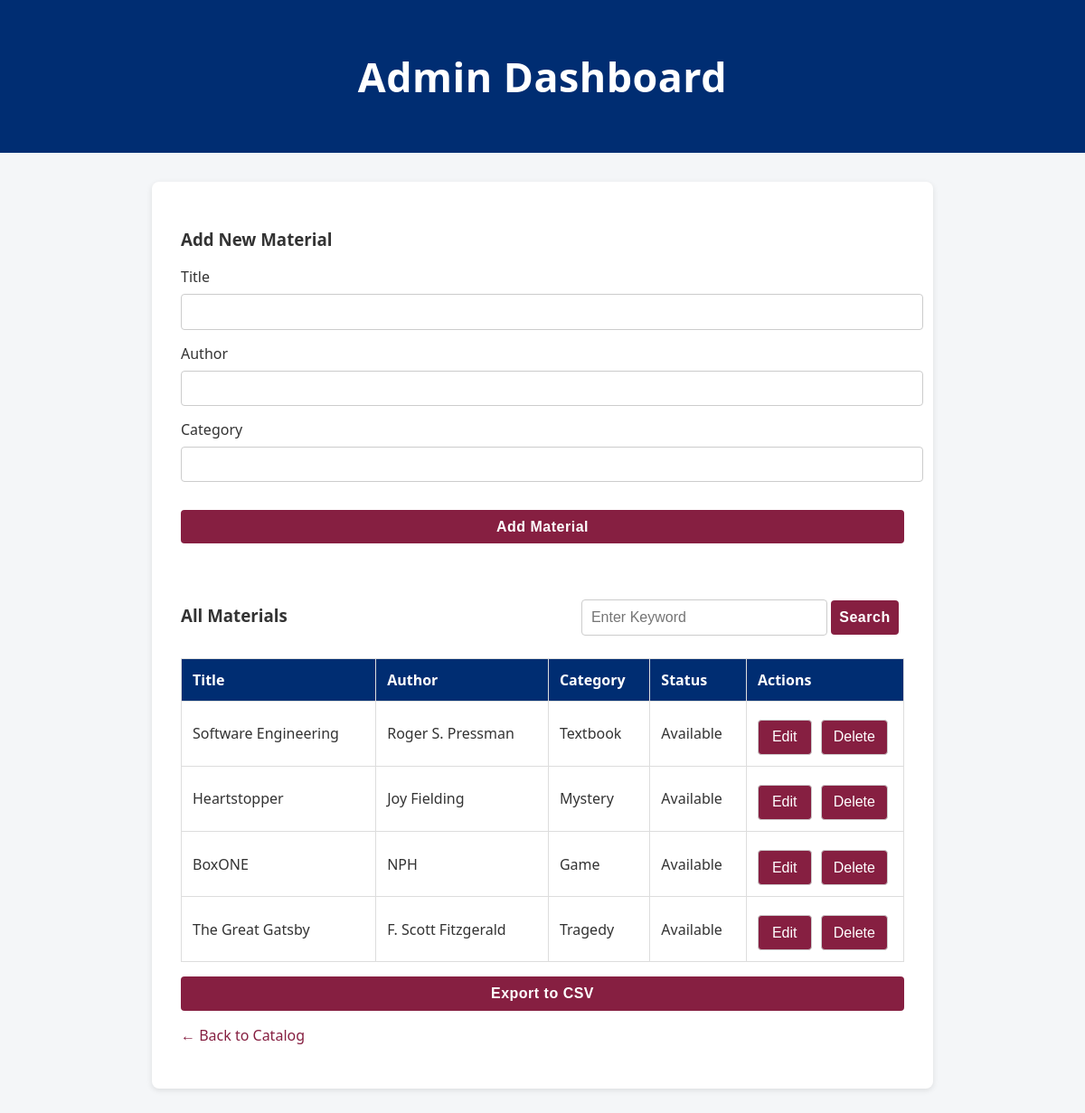
Screenshot of /admin.php (signed in) with the database file from the repository.
### tables this page shows
CREATE TABLE `materials` (
  `id` int(11) NOT NULL,
  `title` varchar(255) NOT NULL,
  `author` varchar(255) DEFAULT NULL,
  `category` varchar(100) DEFAULT NULL,
  `available` tinyint(8) DEFAULT '1'
);

### public/api/helpers.php (called while the page is built, shortened)
<?php
function callAPI($endpoint, $method = 'GET', $data = null) {
    global $conn;
    $parts = parse_url($endpoint);
    $apiFile = isset($parts['path']) ? basename($parts['path'], '.php') : basename($endpoint, '.php');
    $queryParams = [];
    switch ($apiFile) {
        case 'materials':
            if ($method === 'GET') {
                if (isset($queryParams['id']) || (isset($data['id']))) {
                    $id = isset($queryParams['id']) ? $queryParams['id'] : $data['id'];
                    $result = db_get_material($id, $conn);
                } else {
                    $availableOnly = isset($data['available']) && $data['available'] == '1';
                    $result = db_get_materials($conn, $data['search'], $availableOnly);
                }
                return $result;
            } else if ($method === 'POST') {
                if (!isset($data['title']) || !isset($data['author']) || !isset($data['category'])) {
                    return ['success' => false, 'data' => null, 'message' => 'Title, author, and category required'];
                }
                return db_add_material($data['title'], $data['author'], $data['category'], $conn);
            } else if ($method === 'DELETE') {
                if (!isset($data['id'])) {
                    return ['success' => false, 'data' => null, 'message' => 'Id required'];
                }
                return db_delete_material($data['id'], $conn);
            } else if ($method === 'PUT') {
                if (!isset($data['id'])) {
                    return ['success' => false, 'data' => null, 'message' => 'Id required'];
                }
                return db_update_material($data['id'], $data['title'], $data['author'], $data['category'], $data['available'], $conn);
            }
            break;
    }
    return [
        'success' => false,
        'data' => null,
        'message' => 'API endpoint not implemented: ' . $apiFile . ' with method ' . $method
    ];
}
?>

### public/lib/database_functions.php (called while the page is built, shortened)
<?php
function db_get_materials($conn, $search = "", $availableOnly = false) {
    $sql = "SELECT * FROM materials WHERE CONCAT(title,author,category) LIKE '%$search%' and available <> 2" . ($availableOnly ? " and available=1" : "");
    $result = mysqli_query($conn, $sql);
    $materials = [];
    while ($row = mysqli_fetch_assoc($result)) {
        $materials[] = $row;
    }
    return [
        'success' => true,
        'data' => $materials,
        'message' => 'Materials retrieved successfully'
    ];
}
?>

### public/admin.php (the view, shortened to what this page needs)
<?php
include 'config.php';
include 'api/helpers.php';
include 'lib/database_functions.php';
?>
<!doctype html>
<html>
<head>
  <link rel="stylesheet" href="css/style.css">
</head>
<body>
<header><h1>Admin Dashboard</h1></header>
<div class="container">
  <form method="post" id="addMaterialForm">
    <h3>Add New Material</h3>
    <label>Title</label>
    <input type="text" name="title" required>
    <label>Author</label>
    <input type="text" name="author" required>
    <label>Category</label>
    <input type="text" name="category" required>
    <button type="submit" name="add_material">Add Material</button>
  </form>
  <div class="table-header">
    <div style="width:250px;"><h3>All Materials</h3></div>
    <form action="" method="GET" class="searchbar">
      <input type="text" name="search" value="<?php if(isset($_GET['search'])) {echo $_GET['search'];} ?>" placeholder="Enter Keyword"/>
      <button type='submit'>Search</button>
    </form>
  </div>
  <table class="table">
    <tr>
      <th>Title</th>
      <th>Author</th>
      <th>Category</th>
      <th>Status</th>
      <th>Actions</th>
    </tr>
    <?php
    $response = callAPI('materials.php', 'GET', [
      'search' => (isset($_GET['search']) ? $_GET['search'] : '')
    ]);
    if ($response['success'] && !empty($response['data'])) {
      foreach ($response['data'] as $material) {
        echo "<tr>";
        echo "<td>" . htmlspecialchars($material['title']) . "</td>";
        echo "<td>" . htmlspecialchars($material['author']) . "</td>";
        echo "<td>" . htmlspecialchars($material['category']) . "</td>";
        echo "<td>" . ($material['available'] == 1 ? 'Available' : 'Unavailable') . "</td>";
        echo "<td>" .
          '<form method="post" action="" style="padding-right:-100px;">' .
            '<input type="submit" name="action" value="Edit" id="materialEditBtn"/>' .
            '<input type="submit" name="action" value="Delete" id="materialDeleteBtn"/>' .
            '<input type="hidden" name="id" value=' . htmlspecialchars($material['id']) . "/>" .
          "</form>" .
        "</td>";
        echo "</tr>";
      }
    } else {
      echo "<tr><td colspan='4'>No materials found</td></tr>";
    }
    ?>
  </table>
  <form method="get" action="export.php">
    <button type="submit">Export to CSV</button>
  </form>
  <p><a href="catalog.php">← Back to Catalog</a></p>
</div>
</body>
</html>

### public/css/style.css (style rules this page uses)
:root { --primary-blue: #002D72; --primary-maroon: #861F41; --light-gray: #f4f6f8; --text-dark: #333; --text-light: #fff; }
body { font-family: 'Segoe UI', Arial, sans-serif; background: var(--light-gray); margin: 0; color: var(--text-dark); }
header { background: var(--primary-blue); color: var(--text-light); text-align: center; padding: 1.5rem; font-size: 1.4rem; font-weight: bold; letter-spacing: 0.5px; }
.container { max-width: 800px; margin: 2rem auto; background: #fff; padding: 2rem; border-radius: 8px; box-shadow: 0 2px 6px rgba(0,0,0,0.1); }
input, button { width: 100%; padding: 0.6rem; margin-top: 0.5rem; border: 1px solid #ccc; border-radius: 4px; font-size: 1rem; }
input[type="text"], input[type="password"] { margin-bottom: 15px; }
button { background: var(--primary-maroon); color: var(--text-light); border: none; cursor: pointer; margin-top: 1rem; font-weight: bold; letter-spacing: 0.5px; transition: background 0.2s ease-in-out; }
#materialEditBtn, #materialDeleteBtn { background: var(--primary-maroon); color: var(--text-light); }
#materialEditBtn { width: 40%; margin-right: 10px; }
#materialDeleteBtn { width: 50%; }
#addMaterialForm { margin-bottom: 3rem; }
.table-header div { display: inline-block; }
.table-header form { display: inline-block; padding: 0; margin-top: -10px; margin-bottom: -60px; }
.searchbar input { display:inline-block; width: 250px; }
.searchbar button { display: inline-block; width: auto; }
.table { width: 100%; border-collapse: collapse; margin-top: 1rem; }
.table th, .table td { border: 1px solid #ddd; padding: 0.75rem; }
.table th { background: var(--primary-blue); color: var(--text-light); text-align: left; }
a { color: var(--primary-maroon); text-decoration: none; font-weight: 500; }
p { margin-top: 1rem; }

### rows the page displays
materials: title "Software Engineering", author "Roger S. Pressman", category "Textbook", available "Available"
materials: title "Heartstopper", author "Joy Fielding", category "Mystery", available "Available"
materials: title "BoxONE", author "NPH", category "Game", available "Available"
materials: title "The Great Gatsby", author "F. Scott Fitzgerald", category "Tragedy", available "Available"
